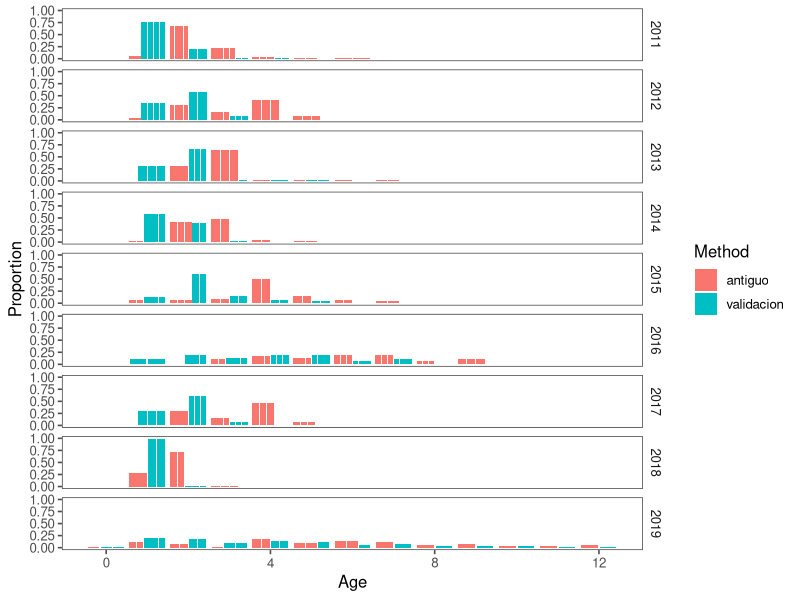
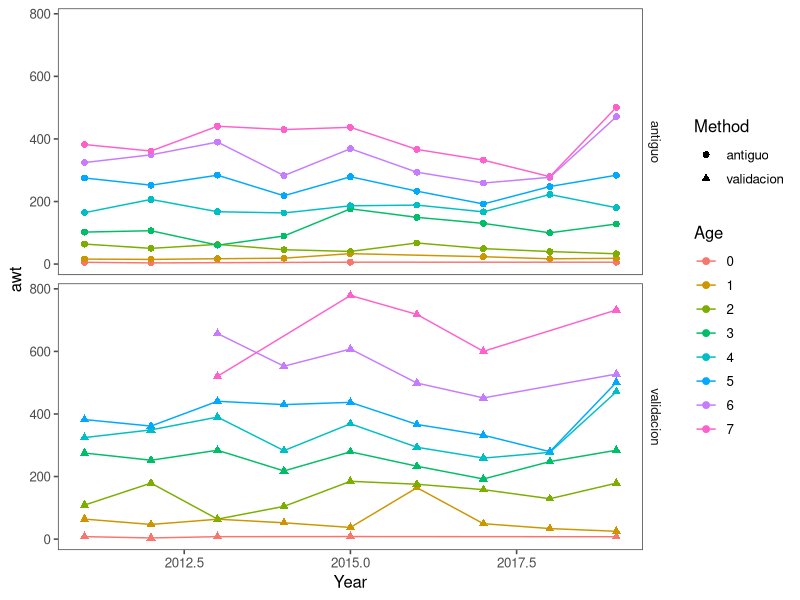

Write R code to recreate these figures, in order.
## ---- chunk 1
library(tidyverse)
library(ggplot2)
library(ggthemes)

# Read in new data 
df_age <- read.csv("All_Age_Data_Chile.csv") 
head(df_age)
# Read in data that is in the assessment model for same sources 
df_age_in <- read.csv("AgeDataInAssessment.csv") 

# Make a plot of currently used wt-at-age for S-C Chile
# 
names(df_age_in) <- c("Year","Fleet","type","Label",1:12)
df_age_in <- df_age_in %>% pivot_longer(cols =5:16,names_to="age")
head(df_age_in)

## ---- chunk 2
df_age %>% filter(Year>2010,grepl('Fleet 1',Zone)) %>% group_by(Method,Year) %>% mutate(Catch_tot=sum(Catch_no)) %>% ungroup() %>%
group_by(Method,Year,Age) %>% summarise(Proportion=sum(Catch_no)/Catch_tot) %>%
ggplot(aes(x=Age,y=Proportion,fill=Method,group=Year)) +
geom_bar(stat='identity',position="dodge2") + theme_few() + facet_grid(Year~.)

## ---- chunk 3

# Average wt age
df_age %>% filter(Age<8,Year>2010,grepl('Fleet 1',Zone)) %>% group_by(Method,Year,Age) %>% 
  summarise(Age=as.factor(Age),Catch_wt=sum(Catch_wt),Catch_no=(sum(Catch_no)),awt=1e6*Catch_wt/Catch_no) %>% 
  ggplot(aes(x=Year,y=awt,color=Age,shape=Method,type=Method)) + geom_point(size=2) + geom_line() + theme_few() +
  facet_grid(Method~.)
